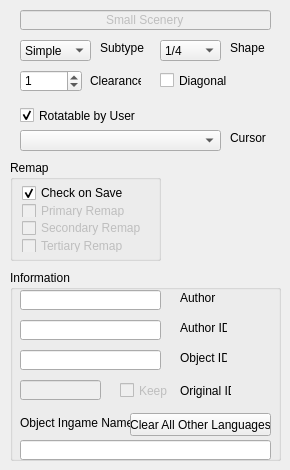
        <widget class="QWidget" name="tab_mainSettings">
         <attribute name="title">
          <string>Main Settings</string>
         </attribute>
         <widget class="QGroupBox" name="groupBox_information">
          <property name="geometry">
           <rect>
            <x>10</x>
            <y>270</y>
            <width>271</width>
            <height>191</height>
           </rect>
          </property>
          <property name="layoutDirection">
           <enum>Qt::LeftToRight</enum>
          </property>
          <property name="title">
           <string>Information</string>
          </property>
          <property name="flat">
           <bool>true</bool>
          </property>
          <widget class="QLineEdit" name="lineEdit_objectName">
           <property name="geometry">
            <rect>
             <x>10</x>
             <y>170</y>
             <width>251</width>
             <height>20</height>
            </rect>
           </property>
           <property name="toolTip">
            <string notr="true">&lt;html&gt;&lt;head/&gt;&lt;body&gt;&lt;p&gt;The name your object will appear ingame. Consider the naming guide.&lt;/p&gt;&lt;p&gt;&lt;br/&gt;&lt;/p&gt;&lt;/body&gt;&lt;/html&gt;</string>
           </property>
          </widget>
          <widget class="QLabel" name="label_objectIngameName">
           <property name="geometry">
            <rect>
             <x>10</x>
             <y>145</y>
             <width>141</width>
             <height>16</height>
            </rect>
           </property>
           <property name="text">
            <string>Object Ingame Name</string>
           </property>
          </widget>
          <widget class="QLineEdit" name="lineEdit_objectID">
           <property name="geometry">
            <rect>
             <x>10</x>
             <y>80</y>
             <width>141</width>
             <height>20</height>
            </rect>
           </property>
           <property name="toolTip">
            <string notr="true">&lt;html&gt;&lt;head/&gt;&lt;body&gt;&lt;p&gt;Unique object identifier - a prefix will be added with your author ID and object type. Consider the naming guide.&lt;/p&gt;&lt;/body&gt;&lt;/html&gt;</string>
           </property>
          </widget>
          <widget class="QLabel" name="label_objectID">
           <property name="geometry">
            <rect>
             <x>170</x>
             <y>80</y>
             <width>47</width>
             <height>16</height>
            </rect>
           </property>
           <property name="text">
            <string>Object ID</string>
           </property>
          </widget>
          <widget class="QLineEdit" name="lineEdit_author">
           <property name="enabled">
            <bool>true</bool>
           </property>
           <property name="geometry">
            <rect>
             <x>10</x>
             <y>20</y>
             <width>141</width>
             <height>20</height>
            </rect>
           </property>
           <property name="toolTip">
            <string notr="true">&lt;html&gt;&lt;head/&gt;&lt;body&gt;&lt;p&gt;Your name, seperate multiple names by comma. It is also good practice to add the name of the original creator(s) if you are fixing/remixing an existing object.&lt;/p&gt;&lt;/body&gt;&lt;/html&gt;</string>
           </property>
          </widget>
          <widget class="QLineEdit" name="lineEdit_authorID">
           <property name="geometry">
            <rect>
             <x>10</x>
             <y>50</y>
             <width>141</width>
             <height>20</height>
            </rect>
           </property>
           <property name="toolTip">
            <string notr="true">&lt;html&gt;&lt;head/&gt;&lt;body&gt;&lt;p&gt;Your identity/name for the object ID. Lowercase recommended.&lt;/p&gt;&lt;/body&gt;&lt;/html&gt;</string>
           </property>
          </widget>
          <widget class="QLabel" name="label_originalID">
           <property name="geometry">
            <rect>
             <x>170</x>
             <y>110</y>
             <width>51</width>
             <height>21</height>
            </rect>
           </property>
           <property name="text">
            <string>Original ID</string>
           </property>
          </widget>
          <widget class="QLabel" name="label_author">
           <property name="geometry">
            <rect>
             <x>170</x>
             <y>20</y>
             <width>47</width>
             <height>16</height>
            </rect>
           </property>
           <property name="text">
            <string>Author</string>
           </property>
          </widget>
          <widget class="QLabel" name="label_authorID">
           <property name="geometry">
            <rect>
             <x>170</x>
             <y>50</y>
             <width>47</width>
             <height>16</height>
            </rect>
           </property>
           <property name="text">
            <string>Author ID</string>
           </property>
          </widget>
          <widget class="QLineEdit" name="lineEdit_originalID">
           <property name="enabled">
            <bool>false</bool>
           </property>
           <property name="geometry">
            <rect>
             <x>10</x>
             <y>110</y>
             <width>81</width>
             <height>20</height>
            </rect>
           </property>
           <property name="toolTip">
            <string notr="true">Original DAT identifier from the loaded DAT object.</string>
           </property>
           <property name="text">
            <string/>
           </property>
          </widget>
          <widget class="QCheckBox" name="checkBox_keepOrginalId">
           <property name="enabled">
            <bool>false</bool>
           </property>
           <property name="geometry">
            <rect>
             <x>110</x>
             <y>110</y>
             <width>51</width>
             <height>21</height>
            </rect>
           </property>
           <property name="toolTip">
            <string>&lt;html&gt;&lt;head/&gt;&lt;body&gt;&lt;p&gt;Tick if you like to keep the original ID of the loaded object. If you do so, this object will be loaded ingame instead of the orginal. Feature disabled.&lt;/p&gt;&lt;/body&gt;&lt;/html&gt;</string>
           </property>
           <property name="text">
            <string>Keep</string>
           </property>
          </widget>
          <widget class="QPushButton" name="pushButton_clearAllLang">
           <property name="geometry">
            <rect>
             <x>120</x>
             <y>143</y>
             <width>141</width>
             <height>23</height>
            </rect>
           </property>
           <property name="text">
            <string>Clear All Other Languages</string>
           </property>
          </widget>
         </widget>
         <widget class="QComboBox" name="comboBox_subtype">
          <property name="geometry">
           <rect>
            <x>20</x>
            <y>40</y>
            <width>71</width>
            <height>21</height>
           </rect>
          </property>
          <property name="autoFillBackground">
           <bool>false</bool>
          </property>
          <property name="styleSheet">
           <string notr="true"/>
          </property>
          <item>
           <property name="text">
            <string>Simple</string>
           </property>
          </item>
          <item>
           <property name="text">
            <string>Animated</string>
           </property>
          </item>
          <item>
           <property name="text">
            <string>Glass</string>
           </property>
          </item>
          <item>
           <property name="text">
            <string>Gardens</string>
           </property>
          </item>
         </widget>
         <widget class="QCheckBox" name="isRotatable">
          <property name="geometry">
           <rect>
            <x>20</x>
            <y>100</y>
            <width>121</width>
            <height>31</height>
           </rect>
          </property>
          <property name="acceptDrops">
           <bool>false</bool>
          </property>
          <property name="toolTip">
           <string>When set, the user can rotate the object. Else, the object rotates automatically/randomly</string>
          </property>
          <property name="text">
           <string>Rotatable by User</string>
          </property>
          <property name="checked">
           <bool>true</bool>
          </property>
          <property name="tristate">
           <bool>false</bool>
          </property>
         </widget>
         <widget class="QSpinBox" name="spinBox_clearance">
          <property name="geometry">
           <rect>
            <x>20</x>
            <y>70</y>
            <width>62</width>
            <height>22</height>
           </rect>
          </property>
          <property name="toolTip">
           <string notr="true">Object height</string>
          </property>
          <property name="maximum">
           <number>31</number>
          </property>
          <property name="value">
           <number>1</number>
          </property>
         </widget>
         <widget class="QLabel" name="label_clearance">
          <property name="geometry">
           <rect>
            <x>90</x>
            <y>70</y>
            <width>51</width>
            <height>21</height>
           </rect>
          </property>
          <property name="text">
           <string>Clearance</string>
          </property>
         </widget>
         <widget class="QLabel" name="label_subtype">
          <property name="geometry">
           <rect>
            <x>100</x>
            <y>40</y>
            <width>51</width>
            <height>16</height>
           </rect>
          </property>
          <property name="text">
           <string>Subtype</string>
          </property>
         </widget>
         <widget class="QLineEdit" name="lineEdit_objectType">
          <property name="enabled">
           <bool>false</bool>
          </property>
          <property name="geometry">
           <rect>
            <x>20</x>
            <y>10</y>
            <width>251</width>
            <height>20</height>
           </rect>
          </property>
          <property name="toolTip">
           <string notr="true">Object type</string>
          </property>
          <property name="text">
           <string>Small Scenery</string>
          </property>
          <property name="alignment">
           <set>Qt::AlignCenter</set>
          </property>
         </widget>
         <widget class="QLabel" name="label_cursor">
          <property name="geometry">
           <rect>
            <x>230</x>
            <y>130</y>
            <width>51</width>
            <height>16</height>
           </rect>
          </property>
          <property name="text">
           <string>Cursor</string>
          </property>
         </widget>
         <widget class="QComboBox" name="comboBox_cursor">
          <property name="geometry">
           <rect>
            <x>20</x>
            <y>130</y>
            <width>201</width>
            <height>21</height>
           </rect>
          </property>
          <property name="autoFillBackground">
           <bool>false</bool>
          </property>
          <property name="styleSheet">
           <string notr="true"/>
          </property>
         </widget>
         <widget class="QLabel" name="label_shape">
          <property name="geometry">
           <rect>
            <x>230</x>
            <y>40</y>
            <width>41</width>
            <height>16</height>
           </rect>
          </property>
          <property name="text">
           <string>Shape</string>
          </property>
         </widget>
         <widget class="QComboBox" name="comboBox_shape">
          <property name="geometry">
           <rect>
            <x>160</x>
            <y>40</y>
            <width>61</width>
            <height>21</height>
           </rect>
          </property>
          <property name="autoFillBackground">
           <bool>false</bool>
          </property>
          <property name="styleSheet">
           <string notr="true"/>
          </property>
          <item>
           <property name="text">
            <string>1/4</string>
           </property>
          </item>
          <item>
           <property name="text">
            <string>Half Tile</string>
           </property>
          </item>
          <item>
           <property name="text">
            <string>3/4</string>
           </property>
          </item>
          <item>
           <property name="text">
            <string>Full Tile</string>
           </property>
          </item>
         </widget>
         <widget class="QCheckBox" name="checkBox_diagonal">
          <property name="geometry">
           <rect>
            <x>160</x>
            <y>70</y>
            <width>81</width>
            <height>21</height>
           </rect>
          </property>
          <property name="acceptDrops">
           <bool>false</bool>
          </property>
          <property name="toolTip">
           <string>When set, this affects mirroring properties and shape, if fulltile.</string>
          </property>
          <property name="text">
           <string>Diagonal</string>
          </property>
          <property name="tristate">
           <bool>false</bool>
          </property>
         </widget>
         <widget class="QGroupBox" name="groupBox_remap">
          <property name="geometry">
           <rect>
            <x>10</x>
            <y>160</y>
            <width>151</width>
            <height>101</height>
           </rect>
          </property>
          <property name="layoutDirection">
           <enum>Qt::LeftToRight</enum>
          </property>
          <property name="title">
           <string>Remap</string>
          </property>
          <layout class="QVBoxLayout" name="verticalLayout">
           <property name="spacing">
            <number>4</number>
           </property>
           <property name="leftMargin">
            <number>9</number>
           </property>
           <property name="topMargin">
            <number>6</number>
           </property>
           <property name="rightMargin">
            <number>9</number>
           </property>
           <property name="bottomMargin">
            <number>6</number>
           </property>
           <item>
            <widget class="QCheckBox" name="checkBox_remapCheck">
             <property name="toolTip">
              <string>&lt;html&gt;&lt;head/&gt;&lt;body&gt;&lt;p&gt;Set this check if you want the programm to automatically detect if any of the remaps are used and set the flags accordingly. &lt;/p&gt;&lt;/body&gt;&lt;/html&gt;</string>
             </property>
             <property name="text">
              <string>Check on Save</string>
             </property>
             <property name="checked">
              <bool>true</bool>
             </property>
            </widget>
           </item>
           <item>
            <widget class="QCheckBox" name="hasPrimaryColour">
             <property name="enabled">
              <bool>false</bool>
             </property>
             <property name="toolTip">
              <string>Check this if your sprites use the primary remap.</string>
             </property>
             <property name="text">
              <string>Primary Remap</string>
             </property>
            </widget>
           </item>
           <item>
            <widget class="QCheckBox" name="hasSecondaryColour">
             <property name="enabled">
              <bool>false</bool>
             </property>
             <property name="toolTip">
              <string>Check this if you want to use the secondary remap as a remap. If not checked, the secondary remap will appear as pink ingame.</string>
             </property>
             <property name="text">
              <string>Secondary Remap</string>
             </property>
            </widget>
           </item>
           <item>
            <widget class="QCheckBox" name="hasTertiaryColour">
             <property name="enabled">
              <bool>false</bool>
             </property>
             <property name="toolTip">
              <string>Check this if you want to use the tertiary remap as a remap. If not checked, the tertiary remap will appear as yellow ingame.</string>
             </property>
             <property name="text">
              <string>Tertiary Remap</string>
             </property>
            </widget>
           </item>
          </layout>
         </widget>
        </widget>
